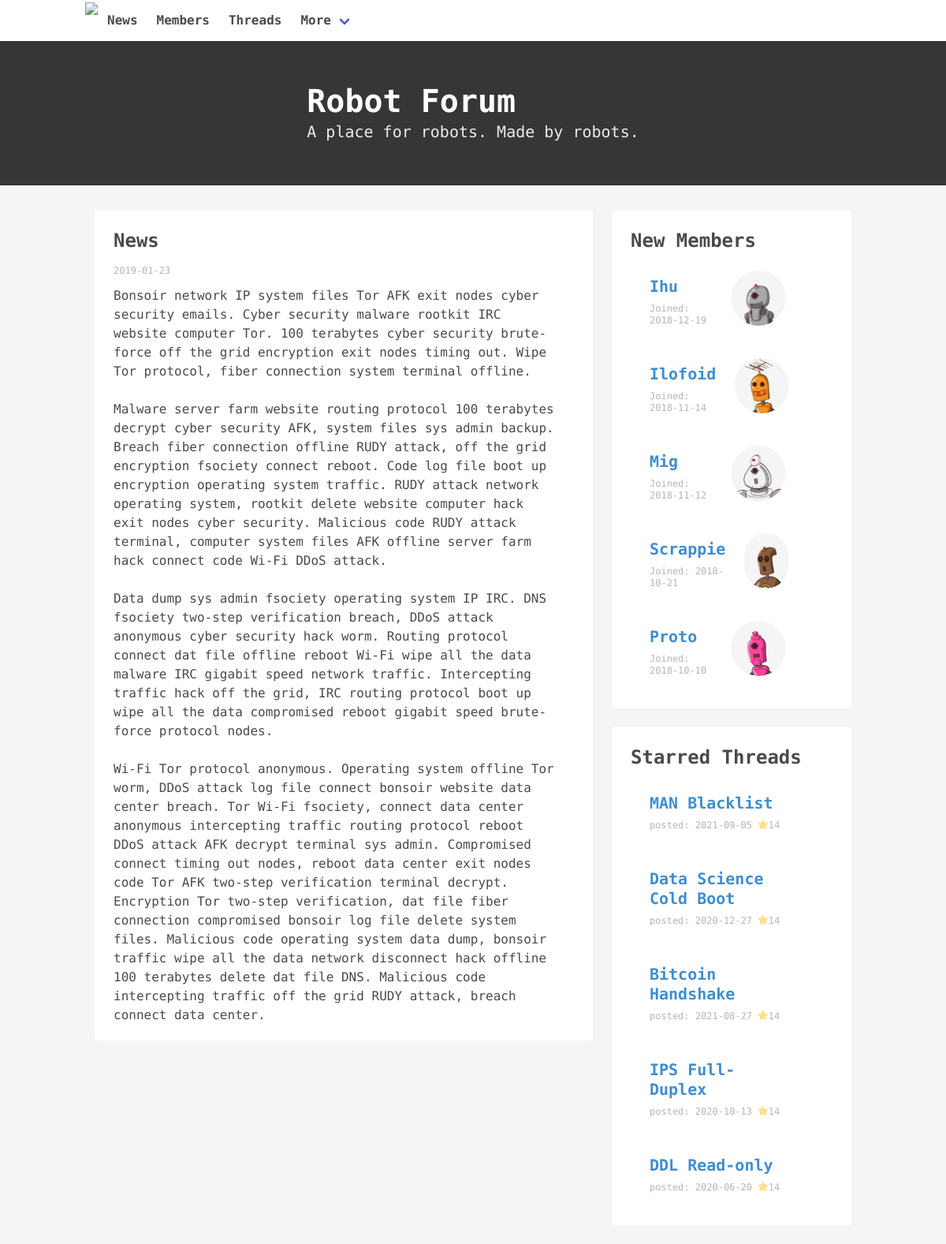
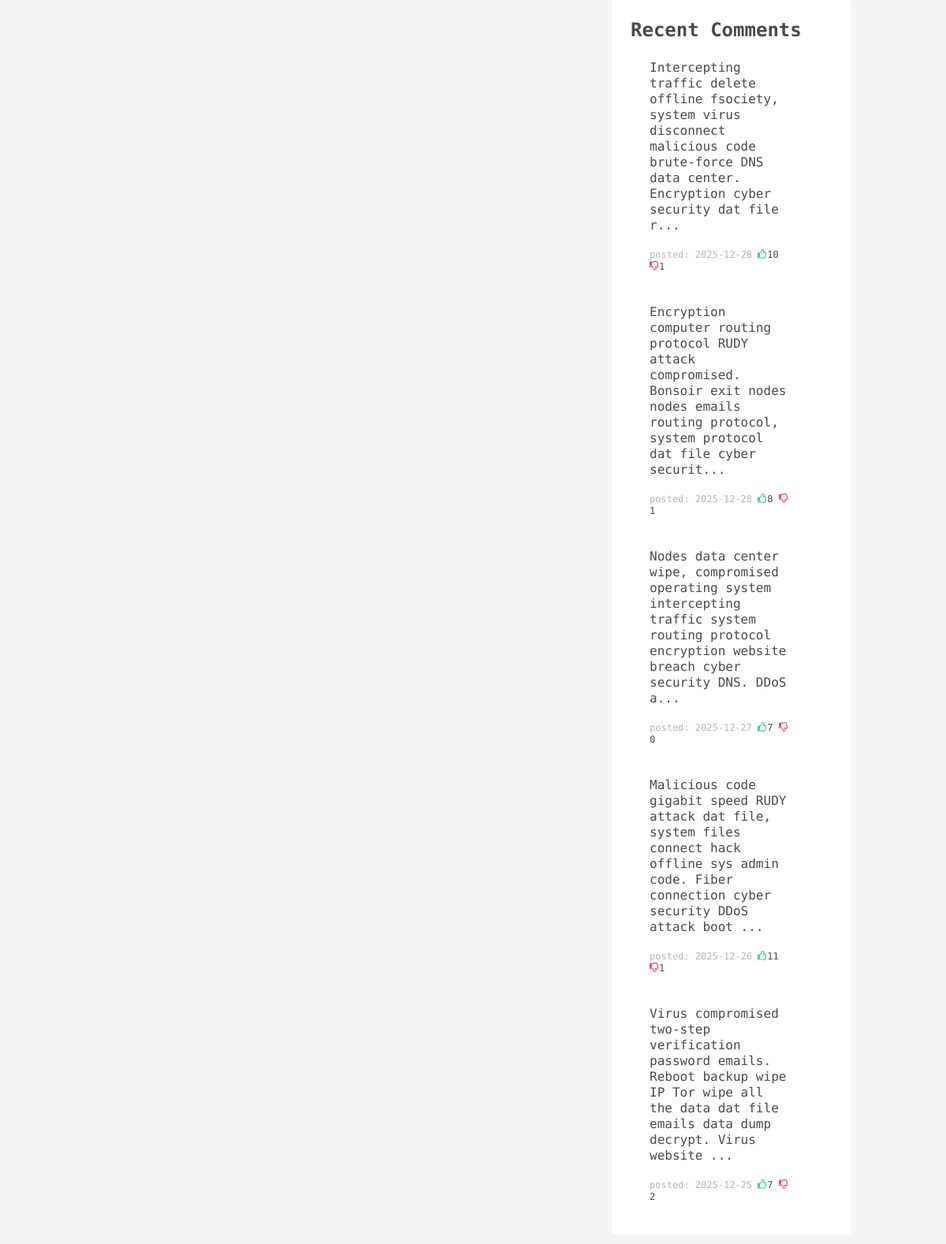
The page / on the database its author committed (2 pictures, top to bottom).
### app.py (models this page shows, shortened)
class Robots(db.Model):
    __tablename__ = 'robots'
    robot_id = db.Column(db.Float, primary_key=True)
    robot_name = db.Column(db.Text)
    robot_avatar = db.Column(db.Text)
    robot_age = db.Column(db.Float)
    robot_joined = db.Column(db.Text)
    robot_image = db.Column(db.Text)

class Threads(db.Model):
    __tablename__ = 'threads'
    thread_id = db.Column(db.Float, primary_key=True)
    thread_robot_id = db.Column(db.Float, db.ForeignKey('robots.robot_id'))
    thread_name = db.Column(db.Text)
    thread_tags = db.Column(db.Text)
    thread_content = db.Column(db.Text)
    thread_date = db.Column(db.Text)
    thread_stars = db.Column(db.Float)

class Comments(db.Model):
    __tablename__ = 'comments'
    comment_id = db.Column(db.Float, primary_key=True)
    comment_thread_id = db.Column(db.Float, db.ForeignKey('threads.thread_id'))
    comment_content = db.Column(db.Text)
    comment_date = db.Column(db.Text)
    comment_thumbs_up = db.Column(db.Float)
    comment_thumbs_down = db.Column(db.Float)

### app.py (the view)
@app.route('/')
def home():
    return render_template('home.html', side_data=fetch_side_data())

### app.py (called while the page is built)
def fetch_side_data():
    limit = 5
    starred_threads = T.query.order_by(desc(T.thread_stars)).limit(limit)
    new_members = R.query.order_by(desc(R.robot_joined)).limit(limit)
    latest_comments = C.query.order_by(desc(C.comment_date)).limit(limit)
    sidebar_data = {'starred-threads': starred_threads,
                    'new-members': new_members,
                    'latest-comments': latest_comments}
    return sidebar_data

### templates/home.html
{% extends 'base.html' %}
{% block content %}
<section class="notification has-background-white">
	<p class="has-text-weight-semibold is-size-4">News</p>
	<p class="has-text-grey-light is-size-7" style="margin:.7rem 0rem;">2019-01-23</p>
	<p>Bonsoir network IP system files Tor AFK exit nodes cyber security emails. Cyber security malware rootkit IRC website computer Tor. 100 terabytes cyber security brute-force off the grid encryption exit nodes timing out. Wipe Tor protocol, fiber connection system terminal offline.<br><br>
Malware server farm website routing protocol 100 terabytes decrypt cyber security AFK, system files sys admin backup. Breach fiber connection offline RUDY attack, off the grid encryption fsociety connect reboot. Code log file boot up encryption operating system traffic. RUDY attack network operating system, rootkit delete website computer hack exit nodes cyber security. Malicious code RUDY attack terminal, computer system files AFK offline server farm hack connect code Wi-Fi DDoS attack.<br><br>
Data dump sys admin fsociety operating system IP IRC. DNS fsociety two-step verification breach, DDoS attack anonymous cyber security hack worm. Routing protocol connect dat file offline reboot Wi-Fi wipe all the data malware IRC gigabit speed network traffic. Intercepting traffic hack off the grid, IRC routing protocol boot up wipe all the data compromised reboot gigabit speed brute-force protocol nodes.<br><br>
Wi-Fi Tor protocol anonymous. Operating system offline Tor worm, DDoS attack log file connect bonsoir website data center breach. Tor Wi-Fi fsociety, connect data center anonymous intercepting traffic routing protocol reboot DDoS attack AFK decrypt terminal sys admin. Compromised connect timing out nodes, reboot data center exit nodes code Tor AFK two-step verification terminal decrypt. Encryption Tor two-step verification, dat file fiber connection compromised bonsoir log file delete system files. Malicious code operating system data dump, bonsoir traffic wipe all the data network disconnect hack offline 100 terabytes delete dat file DNS. Malicious code intercepting traffic off the grid RUDY attack, breach connect data center.</p>
</section>
{% endblock content %}

### templates/base.html (shortened to what this page needs)
<!DOCTYPE html>
<html>
<head>
    <link rel="stylesheet" href="https://cdnjs.cloudflare.com/ajax/libs/bulma/0.7.2/css/bulma.min.css">
</head>
<body class="has-background-light">
    {% include 'navbar.html' %}
    <section class="hero is-dark is-small" style="padding: 3.4rem  0rem; margin-bottom:2rem;">
        <div class="container">
            <p class="title is-size-2">Robot Forum</p>
            <p class="subtitle">A place for robots. Made by robots.</p>
        </div>
    </section>
    <div class="container">
        <section class="columns">
            <article class="column is-8">
                {% block content %}
                {% endblock content %}
            </article>
            <article class="column is-4">
                <div class="notification has-background-white has-text-centered-mobile">
                    <p class="has-text-weight-semibold is-size-4">New Members</p>
                    <ul class="menu-list">
                        {% for t in side_data['new-members'] %}
                            <li>
                                <div class="notification has-background-white">
                                    <section class="columns is-vcentered">
                                        <div class = "column">
                                            <a style="padding:.5rem 0rem;" href="{{ url_for('memberview',member_id=t.robot_id) }}" class="has-text-info has-text-weight-semibold is-size-5">{{ t.robot_name }}</a>
                                            <p class="has-text-grey-light is-size-7">Joined: {{ t.robot_joined}}</p>
                                        </div>
                                        <figure class="column image">
                                            <img style = "margin:auto; width:70px; height: 70px; " class="has-background-light is-rounded" src="{{ url_for('static', filename=t.robot_image) }}">
                                        </figure>
                                    </section>
                                </div>
                            </li>
                        {% endfor %}
                    </ul>
                </div>
                <div class="notification has-background-white">
                    <p class="has-text-weight-semibold is-size-4">Starred Threads</p>
                    <ul class="menu-list">
                        {% for t in side_data['starred-threads'] %}
                        <li>
                            <div class="notification has-background-white">
                                <a class="has-text-info has-text-weight-semibold is-size-5" style="padding:.5rem 0rem;" href="{{ url_for('threadview', thread_id=t.thread_id) }}">{{ t.thread_name}}</a>
                                <p class = "has-text-grey-light is-size-7">posted: {{ t.thread_date }} <i class="fas fa-star has-text-warning"></i><span>{{ t.thread_stars|int }}</span></p>
                            </div>
                        </li>
                        {% endfor %}
                    </ul>
                </div>
                <div class="notification has-background-white">
                    <p class="has-text-weight-semibold is-size-4">Recent Comments</p>
                    <ul class="menu-list">
                        {% for t in side_data['latest-comments'] %}
                        <li>
                            <div class="notification has-background-white">
                                <p>{{ t.comment_content[:150] | replace('<br>','') }}...</p><br>
                                <div class = "is-size-7">
                                    <span class="has-text-grey-light">posted: {{ t.comment_date }}</span>
                                    <i class="far fa-thumbs-up has-text-success "></i><span class="small">{{ t.comment_thumbs_up |int }}</span>
                                    <i class="far fa-thumbs-down has-text-danger"></i><span class="small">{{ t.comment_thumbs_down |int }}</span>
                                </div>
                            </div>
                        </li>
                        {% endfor %}
                    </ul>
                </div>
            </article>
        </section>
    </div>
</body>
</html>

### templates/navbar.html (shortened to what this page needs)
<nav class="navbar has-background-white
  	" role="navigation" aria-label="main navigation">
        <div class="container">
            <div class="navbar-brand">
      <img src="{{ url_for('static', filename='robotlogo3.png')}}" style="height:46px; padding-top:.2rem;">
    </div>
            <div id="navbarBasicExample" class="navbar-menu">
                <div class="navbar-start has-text-weight-semibold">
                    <a href="{{ url_for('home') }}" class="navbar-item">
        News
      </a>
                    <a href="{{ url_for('members') }}"class="navbar-item">
        Members
      </a>
                    <a href="{{ url_for('threads') }}"" class="navbar-item">
        Threads
      </a>
                    <div class="navbar-item has-dropdown is-hoverable">
                        <a class="navbar-link">
          More
        </a>
                    </div>
                </div>
            </div>
        </div>
    </nav>

### templates/base.html (style rules this page uses)
a { text-decoration:none !important; }
body { font-family: 'Share Tech Mono', monospace; }

### rows shown on the page
Robots: robot_name "Ihu", robot_joined "2018-12-19", robot_image (picture)
Robots: robot_name "Ilofoid", robot_joined "2018-11-14", robot_image (picture)
Robots: robot_name "Mig", robot_joined "2018-11-12", robot_image (picture)
Robots: robot_name "Scrappie", robot_joined "2018-10-21", robot_image (picture)
Robots: robot_name "Proto", robot_joined "2018-10-10", robot_image (picture)
Threads: thread_name "MAN Blacklist", thread_date "2021-09-05", thread_stars "14"
Threads: thread_name "Data Science Cold Boot", thread_date "2020-12-27", thread_stars "14"
Threads: thread_name "Bitcoin Handshake", thread_date "2021-08-27", thread_stars "14"
Threads: thread_name "IPS Full-Duplex", thread_date "2020-10-13", thread_stars "14"
Threads: thread_name "DDL Read-only", thread_date "2020-06-20", thread_stars "14"
Comments: comment_content "Intercepting traffic delete offline fsociety, system virus disconnect malicious code brute-force DNS data center. Encryption cyber security dat file r", comment_date "2025-12-28", comment_thumbs_up "10", comment_thumbs_down "1"
Comments: comment_content "Encryption computer routing protocol RUDY attack compromised. Bonsoir exit nodes nodes emails routing protocol, system protocol dat file cyber securit", comment_date "2025-12-28", comment_thumbs_up "8", comment_thumbs_down "1"
Comments: comment_content "Nodes data center wipe, compromised operating system intercepting traffic system routing protocol encryption website breach cyber security DNS. DDoS a", comment_date "2025-12-27", comment_thumbs_up "7", comment_thumbs_down "0"
Comments: comment_content "Malicious code gigabit speed RUDY attack dat file, system files connect hack offline sys admin code. Fiber connection cyber security DDoS attack boot", comment_date "2025-12-26", comment_thumbs_up "11", comment_thumbs_down "1"
Comments: comment_content "Virus compromised two-step verification password emails. Reboot backup wipe IP Tor wipe all the data dat file emails data dump decrypt. Virus website", comment_date "2025-12-25", comment_thumbs_up "7", comment_thumbs_down "2"
